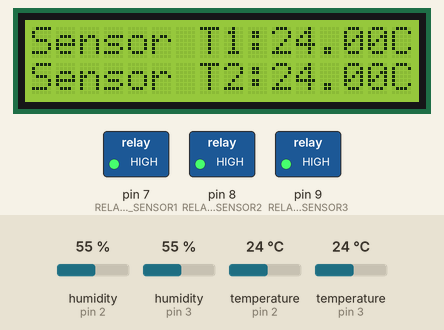
This sketch was run on a simulated Arduino Uno, built with avr-gcc and run on an emulated ATmega328P. Parts: 16×2 character LCD, switched loads named in the sketch (green lamp = pin HIGH). The test bench sets the inputs (shaded band); at power-on: temperature (sensors on pin 2, pin 3) 24 °C, humidity (sensors on pin 2, pin 3) 55 %. What the sketch prints to the serial monitor is not drawn.

Above: at 1.2 s.
1.3 s: temperature (sensor on pin 2) set to 36.1 °C
At 5.8 s:
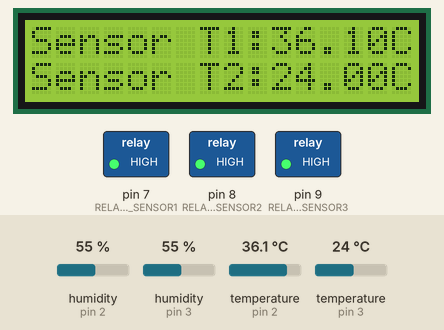
7.3 s: temperature (sensor on pin 2) set to 37.4 °C
At 11.3 s:
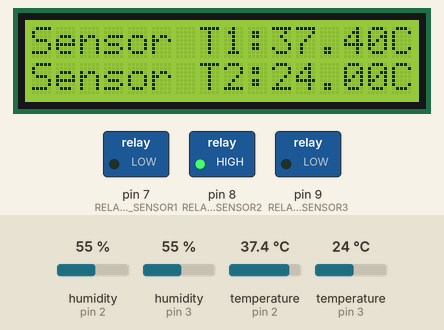
13.3 s: temperature (sensor on pin 3) set to 12 °C
At 15.5 s:
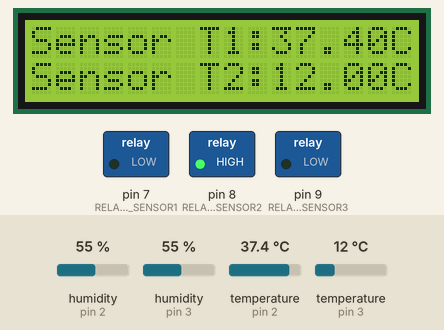
19.3 s: temperature (sensor on pin 3) set to 19 °C
At 21.0 s:
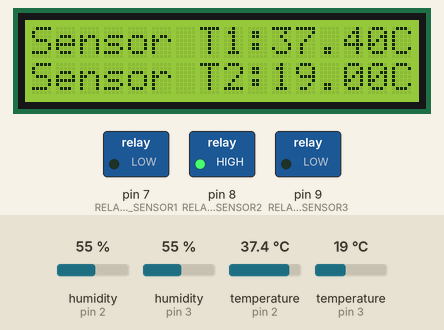
25.3 s: temperature (sensor on pin 2) set to 12 °C
At 25.8 s:
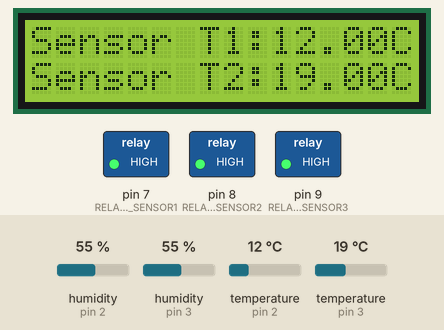
31.3 s: temperature (sensor on pin 3) set to 28 °C
At 36.4 s:
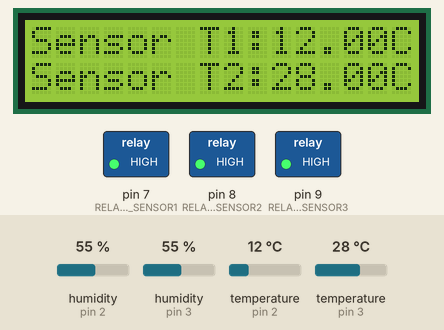
Timing chart, 0 to 37.9 s (numbered marks = the images above; inputs shaded):
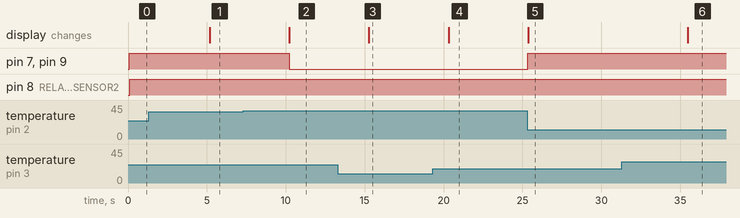

Measured:
- the behaviour switches between 36.9 and 37 °C on temperature (sensor on pin 2) (found by bisection; images 1 and 2)
- after the input at 1.3 s, the display: changes after 3.9 s (image 1)
- after the input at 7.3 s, pin 7 (RELAY_PIN_SENSOR1), pin 9 (RELAY_PIN_SENSOR3): HIGH → LOW after 2.9 s; the display: changes after 2.9 s (image 2)
- after the input at 13.3 s, the display: changes after 2.0 s (image 3)
- after the input at 19.3 s, the display: changes after 1.0 s (image 4)
- after the input at 25.3 s, pin 7 (RELAY_PIN_SENSOR1), pin 9 (RELAY_PIN_SENSOR3): LOW → HIGH after 0.05 s; the display: changes after 0.07 s (image 5)
- after the input at 31.3 s, the display: changes after 4.2 s (image 6)

The sketch:

sketch_sep30a.ino
```cpp
#include <Adafruit_Sensor.h>
#include <DHT.h>
#include <DHT_U.h>
#include <Wire.h>  // Include the Wire library for I2C communication
#include <LiquidCrystal_I2C.h>  // Include the I2C LCD library

#define DHTPIN1 2     // Digital pin connected to the first DHT sensor
#define DHTPIN2 3     // Digital pin connected to the second DHT sensor
#define DHTTYPE DHT22  // DHT 22 (AM2302)

DHT dht1(DHTPIN1, DHTTYPE);
DHT dht2(DHTPIN2, DHTTYPE);

const int RELAY_PIN_SENSOR1 = 7;  // Pin connected to relay for Sensor 1
const int RELAY_PIN_SENSOR2 = 8;  // Pin connected to relay for Sensor 2
const int RELAY_PIN_SENSOR3 = 9;  // Pin connected to the additional relay for Sensor 1

bool relay1On = false;  // Flag to track the state of relay for Sensor 1
bool relay2On = false;  // Flag to track the state of relay for Sensor 2
bool relay3On = false;  // Flag to track the state of the additional relay for Sensor 1

float humidity1;
float temperature1;
float humidity2;
float temperature2;

LiquidCrystal_I2C lcd(0x27, 16, 2);  // Initialize the I2C LCD with the appropriate address and size

void setup() {
  Serial.begin(9600);
  dht1.begin();
  dht2.begin();
  pinMode(RELAY_PIN_SENSOR1, OUTPUT);  // Configure relay pin for Sensor 1
  pinMode(RELAY_PIN_SENSOR2, OUTPUT);  // Configure relay pin for Sensor 2
  pinMode(RELAY_PIN_SENSOR3, OUTPUT);  // Configure relay pin for Sensor 3
  lcd.begin();
}

void loop() {
  temperature1 = dht1.readTemperature();
  humidity1 = dht1.readHumidity();

  temperature2 = dht2.readTemperature();
  humidity2 = dht2.readHumidity();


  //lcd.begin(16,2);
  lcd.clear();  // Clear the LCD display

  // Check if temperature for Sensor 1 is a valid value
  if (!isnan(temperature1)) {
    lcd.setCursor(0, 0);
    lcd.print(F("Sensor T1:"));
    lcd.print(temperature1);
    lcd.print(F("C"));
    if (temperature1 < 37) {
      Serial.println(F("Temperature for Sensor 1 is less than 37°C."));
      digitalWrite(RELAY_PIN_SENSOR1, HIGH);  // Turn on relay for Sensor 1
      digitalWrite(RELAY_PIN_SENSOR3, HIGH);  // Turn on additional relay for Sensor 1
      relay1On = true;
      relay3On = true;
    } else if (relay1On && temperature1 >= 37) {
      digitalWrite(RELAY_PIN_SENSOR1, LOW);  // Turn off relay for Sensor 1
      digitalWrite(RELAY_PIN_SENSOR3, LOW);  // Turn off additional relay for Sensor 1
      relay1On = false;
      relay3On = false;
    }
  } else {
    Serial.println(F("Temperature for Sensor 1 is invalid."));
  }

  // Check if temperature for Sensor 2 is a valid value
  if (!isnan(temperature2)) {
    lcd.setCursor(0, 1);
    lcd.print(F("Sensor T2:"));
    lcd.print(temperature2);
    lcd.print(F("C"));
    if (temperature2 < 70) {
      Serial.println(F("Temperature for Sensor 2 is less than 70°C."));
      digitalWrite(RELAY_PIN_SENSOR2, HIGH);  // Turn on relay for Sensor 2
      relay2On = true;
    } else if (relay2On && temperature2 >= 70) {
      digitalWrite(RELAY_PIN_SENSOR2, LOW);  // Turn off relay for Sensor 2
      relay2On = false;
    }
  } else {
    Serial.println(F("Temperature for Sensor 2 is invalid."));
  }

  delay(5000);
}
```
